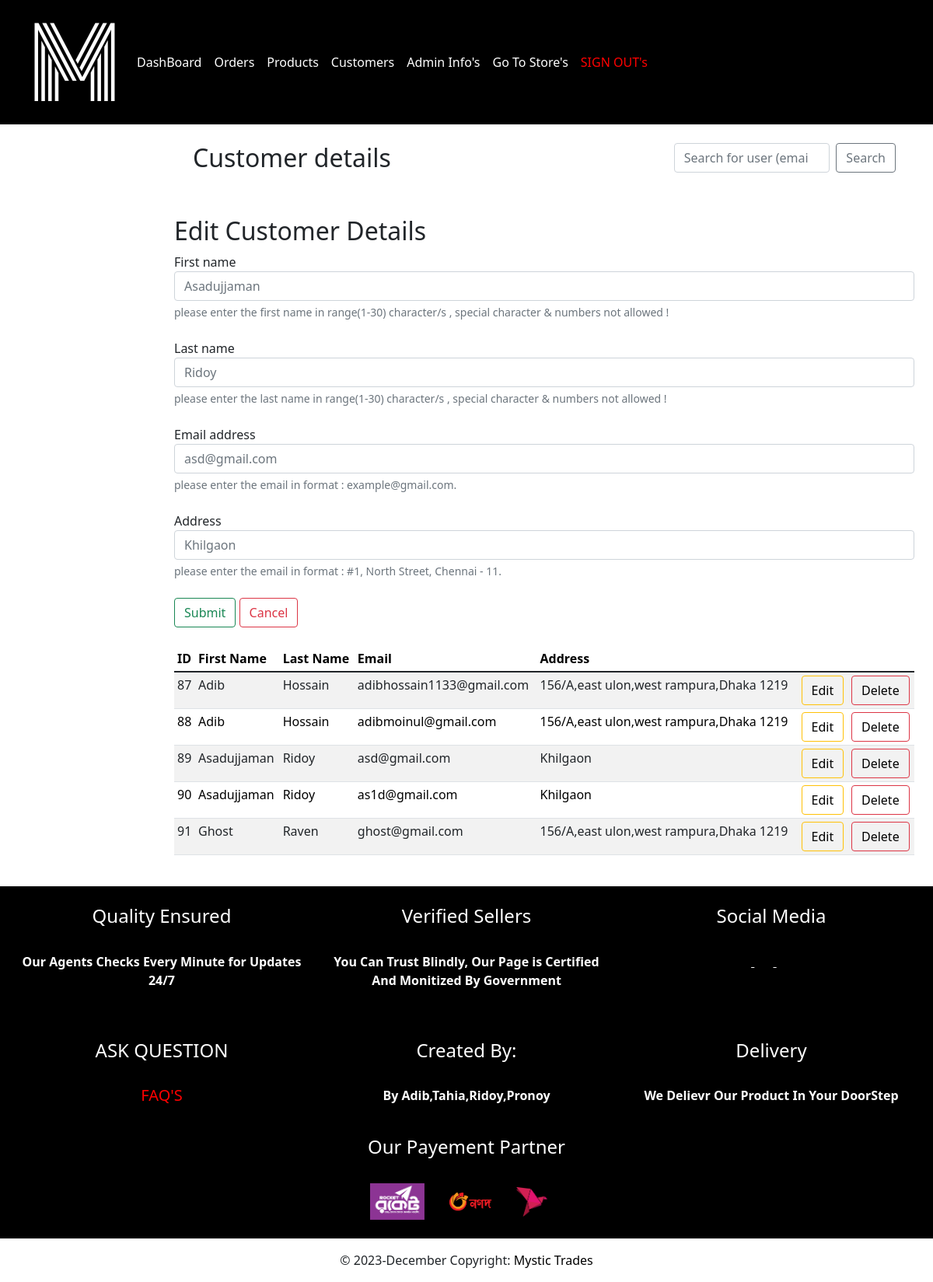
Page /admin/customers.php?edit=89 (signed in) on the committed database.
### tables this page shows
CREATE TABLE `user` (
  `user_Lname` varchar(20) NOT NULL,
  `email` varchar(50) NOT NULL,
  `user_password` varchar(50) NOT NULL,
  `user_id` int(3) NOT NULL,
  `user_fname` varchar(20) NOT NULL,
  `user_address` text NOT NULL
);

### admin/includes/functions.php (called while the page is built, shortened)
<?php
$connection = mysqli_connect("localhost", "root", "", "mystictrades");
function query($query)
{
    global $connection;
    $run = mysqli_query($connection, $query);
    if ($run) {
        while ($row = $run->fetch_assoc()) {
            $data[] = $row;
        }
        return $data;
    } else {
        return 0;
    }
}
function all_users()
{
    $query = "SELECT user_id ,user_fname ,user_lname ,email ,user_address FROM user";
    $data = query($query);
    return $data;
}
function get_user($id)
{
    $query = "SELECT user_id ,user_fname ,user_lname ,email ,user_address FROM user WHERE user_id=$id";
    $data = query($query);
    return $data;
}
function check_admin($id)
{
    $query = "SELECT admin_id FROM admin where admin_id='$id'";
    $row = query($query);
    if (empty($row)) {
        return 0;
    } else {
        return 1;
    }
}

### admin/customers.php (the view, shortened to what this page needs)
<?php
include "includes/head.php";
?>
<body>
    <?php
    include "includes/header.php"
    ?>
    <main class="col-md-9 ms-sm-auto col-lg-10 px-md-4">
        <div class="container">
            <div class="row align-items-start">
                <div class="col">
                    <br>
                    <h2>Customer details</h2>
                    <br>
                </div>
                <div class="col">
                    <br>
                    <form class="d-flex" method="GET" action="customers.php">
                        <input class="form-control me-2 col" type="search" name="search_user_email" placeholder="Search for user (email)" aria-label="Search">
                        <button class="btn btn-outline-secondary" type="submit" name="search_user" value="search">Search</button>
                    </form>
                    <br>
                </div>
            </div>
        </div>
        <?php
        if (isset($_GET['edit'])) {
            $data = get_user($_SESSION['id']);
        ?>
            <br>
            <h2>Edit Customer Details</h2>
            <form action="customers.php" method="POST">
                <div class="form-group">
                    <label>First name</label>
                    <input pattern="[A-Za-z_]{1,15}" type="text" class="form-control" placeholder="<?php echo $data[0]['user_fname'] ?>" name="fname">
                    <div class="form-text">please enter the first name in range(1-30) character/s , special character & numbers not allowed !</div>
                </div>
                <br>
                <div class="form-group">
                    <label for="validationTooltip01">Last name</label>
                    <input pattern="[A-Za-z_]{1,15}" id="validationTooltip01" type="text" class="form-control" placeholder="<?php echo $data[0]['user_lname'] ?>" name="lname">
                    <div class="form-text">please enter the last name in range(1-30) character/s , special character & numbers not allowed !</div>
                </div>
                <br>
                <div class="form-group">
                    <label for="exampleInputEmail1">Email address</label>
                    <input type="email" class="form-control" id="exampleInputEmail1" aria-describedby="emailHelp" placeholder="<?php echo $data[0]['email'] ?>" name="email">
                    <div class="form-text">please enter the email in format : example@gmail.com.</div>
                </div>
                <br>
                <div class="form-group">
                    <label for="inputAddress2">Address</label>
                    <input pattern="^[#.0-9a-zA-Z\s,-]+$" type="text" class="form-control" id="inputAddress2" placeholder="<?php echo $data[0]['user_address'] ?>" name="address">
                </div>
                <div class="form-text">please enter the email in format : #1, North Street, Chennai - 11.</div>
                <br>
                <button type="submit" class="btn btn-outline-success" value="update" name="update">Submit</button>
                <button type=" submit" class="btn btn-outline-danger" value="cancel" name="cancel">Cancel</button>
                <br> <br>
            </form>
        <?php
        }
        ?>
        <div class="table-responsive">
            <table class="table table-striped table-sm">
                <thead>
                    <tr>
                        <th scope="col">ID</th>
                        <th scope="col">First Name</th>
                        <th scope="col">Last Name</th>
                        <th scope="col">Email</th>
                        <th scope="col">Address</th>
                </thead>
                <tbody>
                    <?php
                    $data = all_users();
                    $num = sizeof($data);
                    for ($i = 0; $i < $num; $i++) {
                    ?>
                        <tr>
                            <td><?php echo $data[$i]['user_id'] ?></td>
                            <td><?php echo $data[$i]['user_fname'] ?></td>
                            <td><?php echo $data[$i]['user_lname'] ?></td>
                            <td><?php echo $data[$i]['email'] ?></td>
                            <td><?php echo $data[$i]['user_address'] ?></td>
                            <td>
                                <button type="button" class="btn pull-left btn-outline-warning"><a style="text-decoration: none; color:black;" href="customers.php?edit=<?php echo $data[$i]['user_id'] ?>">Edit</a></button>
                            </td>
                            <td>
                                <button type="button" class="btn pull-left btn-outline-danger"><a style="text-decoration: none; color:black;" href="customers.php?delete=<?php echo $data[$i]['user_id'] ?>">Delete</a></button>
                            </td>
                        </tr>
                    <?php  }
                    ?>
                </tbody>
            </table>
        </div>
    </main>
    <?php
    include "includes/footer.php"
    ?>
</body>

### admin/dashboard.css (style rules this page uses)
body { font-size: 0.875rem; }

### rows in the picture
user: fname "Asadujjaman", lname "Ridoy", email "asd@gmail.com", address "Khilgaon", user_id "89", user_fname "Asadujjaman", user_Lname "Ridoy", user_address "Khilgaon"
user: user_id "87", user_fname "Adib", user_Lname "Hossain", email "adibhossain1133@gmail.com", user_address "156/A,east ulon,west rampura,Dhaka 1219"
user: user_id "88", user_fname "Adib", user_Lname "Hossain", email "adibmoinul@gmail.com", user_address "156/A,east ulon,west rampura,Dhaka 1219"
user: user_id "90", user_fname "Asadujjaman", user_Lname "Ridoy", email "as1d@gmail.com", user_address "Khilgaon"
user: user_id "91", user_fname "Ghost", user_Lname "Raven", email "ghost@gmail.com", user_address "156/A,east ulon,west rampura,Dhaka 1219"
